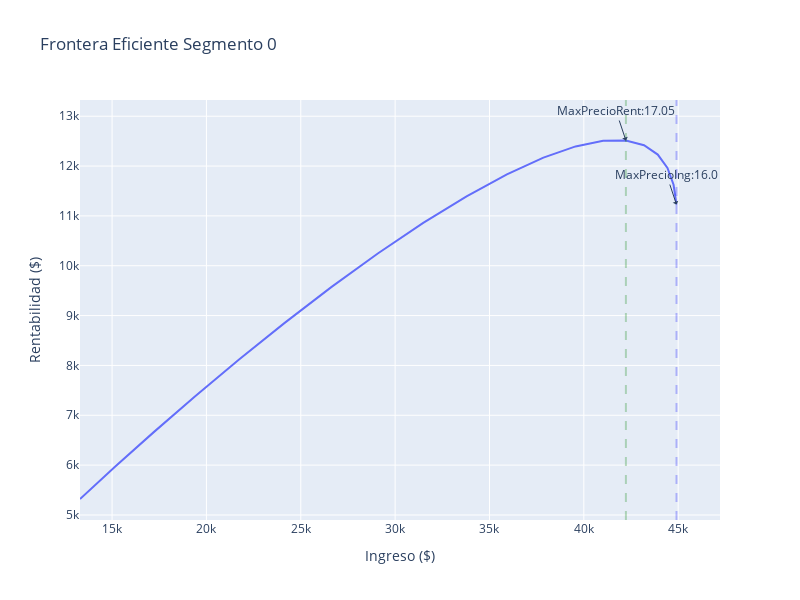

The notebook cell this image was saved under:
### Code cell
fig = go.Figure()

# Se agrega el precio máximo de ingreso
fig.add_trace(go.Scatter(x=df_elasticidad['ingresos_seg0'], y=df_elasticidad['rentabilidad_seg0'], name='Frontera Eficiente'))

# Se agrega la etiqueta de ingreso
fig.add_annotation(x=float(max_ing_seg0['ingresos_seg0']), y=float(max_ing_seg0['rentabilidad_seg0']),
                                  text="MaxPrecioIng:"+str(float(max_ing_seg0['irr'].round(2))),
                                  showarrow=True,
                                  arrowhead=1)
# Se agrega la recta del precio máximo
fig.add_vline(x=float(max_ing_seg0['ingresos_seg0']), line_width=2, line_dash="dash",
                             line_color="blue", opacity=0.25)

# Se agrega la etiqueta de rentabilidad
fig.add_annotation(x=float(max_ren_seg0['ingresos_seg0']), y=float(max_ren_seg0['rentabilidad_seg0']),
                                  text="MaxPrecioRent:"+str(float(max_ren_seg0['irr'].round(2))),
                                  showarrow=True,
                                  arrowhead=1)
# Se agrega la recta del precio máximo
fig.add_vline(x=float(max_ren_seg0['ingresos_seg0']), line_width=2, line_dash="dash",
                             line_color="green", opacity=0.25)

# Configuración del gráfico
fig.update_layout(
    showlegend=False,
    width=800,
    height=600,
    xaxis=dict(
        title="Ingreso ($)"
       ## ,range=[1, 2]
        ),
   yaxis=dict(
        title="Rentabilidad ($)"
       ##,range=[-0.5, 1]
    ),
    title="Frontera Eficiente Segmento 0")

### Figure 1 — Plotly figure (JSON) as saved in the notebook; plotly's stock layout.template omitted (floating-point values rounded to 4 significant figures)
{"data": [{"name": "Frontera Eficiente", "type": "scatter", "x": [44910.0, 44760.0, 44430.0, 43920.0, 43190.0, 42230.0, 41020.0, 39560.0, 37860.0, 35920.0, 33790.0, 31490.0, 29080.0, 26620.0, 24150.0, 21730.0, 19400.0, 17210.0, 15170.0, 13300.0], "y": [11230.0, 11620.0, 11960.0, 12230.0, 12420.0, 12510.0, 12510.0, 12390.0, 12170.0, 11830.0, 11390.0, 10860.0, 10240.0, 9570.0, 8854.0, 8119.0, 7382.0, 6662.0, 5971.0, 5320.0]}], "layout": {"annotations": [{"arrowhead": 1, "showarrow": true, "text": "MaxPrecioIng:16.0", "x": 44910.0, "y": 11230.0}, {"arrowhead": 1, "showarrow": true, "text": "MaxPrecioRent:17.05", "x": 42230.0, "y": 12510.0}], "height": 600, "shapes": [{"line": {"color": "blue", "dash": "dash", "width": 2}, "opacity": 0.25, "type": "line", "x0": 44910.0, "x1": 44910.0, "xref": "x", "y0": 0, "y1": 1, "yref": "y domain"}, {"line": {"color": "green", "dash": "dash", "width": 2}, "opacity": 0.25, "type": "line", "x0": 42230.0, "x1": 42230.0, "xref": "x", "y0": 0, "y1": 1, "yref": "y domain"}], "showlegend": false, "title": {"text": "Frontera Eficiente Segmento 0"}, "width": 800, "xaxis": {"title": {"text": "Ingreso ($)"}}, "yaxis": {"title": {"text": "Rentabilidad ($)"}}}}
